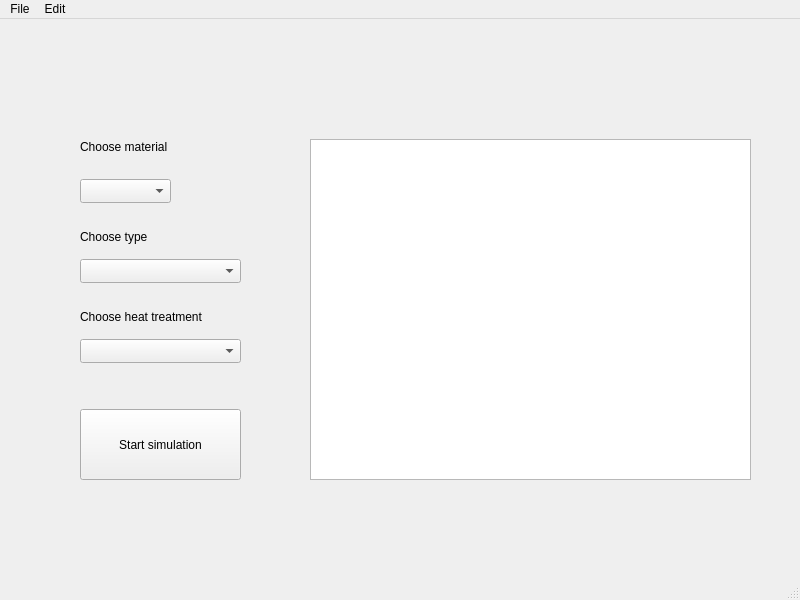
<?xml version="1.0" encoding="UTF-8"?>
<ui version="4.0">
 <class>MainWindow</class>
 <widget class="QMainWindow" name="MainWindow">
  <property name="geometry">
   <rect>
    <x>0</x>
    <y>0</y>
    <width>800</width>
    <height>600</height>
   </rect>
  </property>
  <property name="windowTitle">
   <string>MainWindow</string>
  </property>
  <widget class="QWidget" name="centralwidget">
   <widget class="QPushButton" name="pushButton_2">
    <property name="geometry">
     <rect>
      <x>80</x>
      <y>390</y>
      <width>161</width>
      <height>71</height>
     </rect>
    </property>
    <property name="text">
     <string>Start simulation</string>
    </property>
   </widget>
   <widget class="QComboBox" name="materialComboBox">
    <property name="geometry">
     <rect>
      <x>80</x>
      <y>160</y>
      <width>91</width>
      <height>24</height>
     </rect>
    </property>
   </widget>
   <widget class="QComboBox" name="typeComboBox">
    <property name="geometry">
     <rect>
      <x>80</x>
      <y>240</y>
      <width>161</width>
      <height>24</height>
     </rect>
    </property>
   </widget>
   <widget class="QLabel" name="label_2">
    <property name="geometry">
     <rect>
      <x>80</x>
      <y>120</y>
      <width>91</width>
      <height>16</height>
     </rect>
    </property>
    <property name="text">
     <string>Choose material</string>
    </property>
   </widget>
   <widget class="QLabel" name="label_3">
    <property name="geometry">
     <rect>
      <x>80</x>
      <y>210</y>
      <width>151</width>
      <height>16</height>
     </rect>
    </property>
    <property name="text">
     <string>Choose type</string>
    </property>
   </widget>
   <widget class="QLabel" name="label_4">
    <property name="geometry">
     <rect>
      <x>80</x>
      <y>290</y>
      <width>131</width>
      <height>16</height>
     </rect>
    </property>
    <property name="text">
     <string>Choose heat treatment</string>
    </property>
   </widget>
   <widget class="QComboBox" name="treatmentComboBox">
    <property name="geometry">
     <rect>
      <x>80</x>
      <y>320</y>
      <width>161</width>
      <height>24</height>
     </rect>
    </property>
   </widget>
   <widget class="QGraphicsView" name="graphicsView">
    <property name="geometry">
     <rect>
      <x>310</x>
      <y>120</y>
      <width>441</width>
      <height>341</height>
     </rect>
    </property>
   </widget>
  </widget>
  <widget class="QMenuBar" name="menubar">
   <property name="geometry">
    <rect>
     <x>0</x>
     <y>0</y>
     <width>800</width>
     <height>21</height>
    </rect>
   </property>
   <widget class="QMenu" name="menuFile">
    <property name="title">
     <string>File</string>
    </property>
    <addaction name="actionOpen_project"/>
    <addaction name="actionSave_project"/>
    <addaction name="actionExit"/>
   </widget>
   <widget class="QMenu" name="menuEdit">
    <property name="title">
     <string>Edit</string>
    </property>
   </widget>
   <addaction name="menuFile"/>
   <addaction name="menuEdit"/>
  </widget>
  <widget class="QStatusBar" name="statusbar"/>
  <action name="actionOpen_project">
   <property name="text">
    <string>Open project</string>
   </property>
  </action>
  <action name="actionSave_project">
   <property name="text">
    <string>Save project</string>
   </property>
  </action>
  <action name="actionExit">
   <property name="text">
    <string>Exit</string>
   </property>
  </action>
 </widget>
 <resources/>
 <connections/>
</ui>
